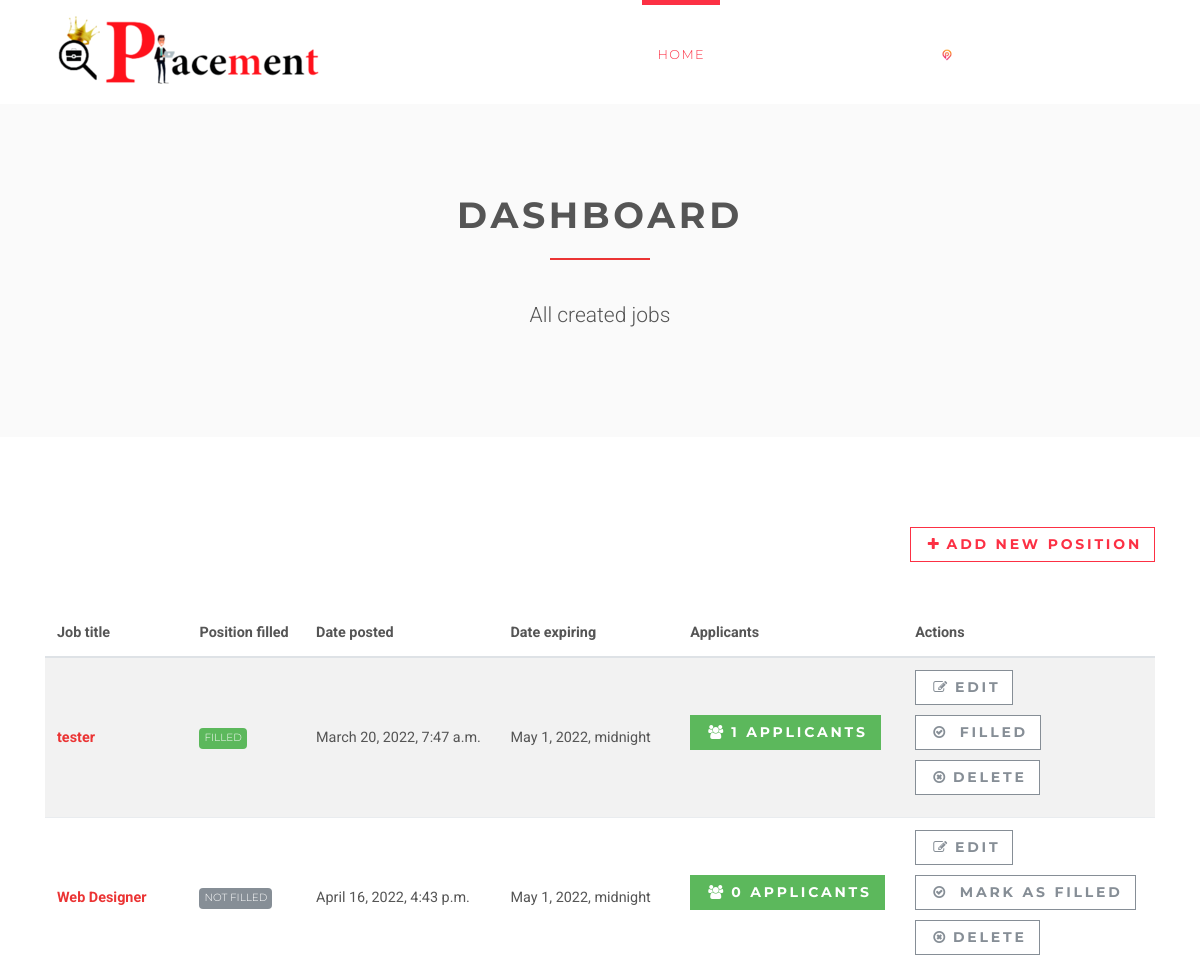
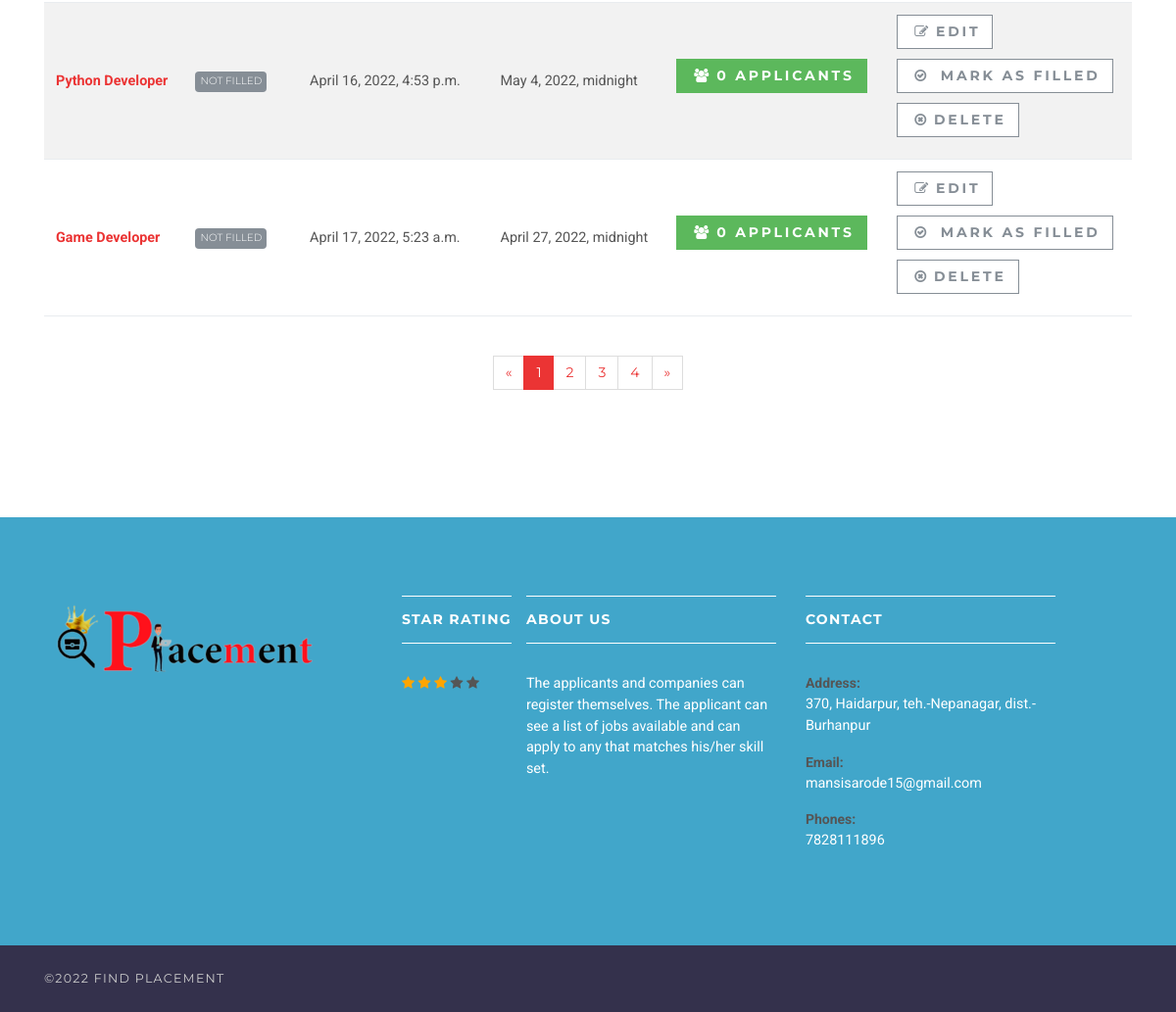
The page /employer/dashboard (signed in) on the database its author committed (2 pictures, top to bottom).
### jobsapp/models.py (models this page shows, shortened)
class Job(models.Model):
    user = models.ForeignKey(User, on_delete=models.CASCADE)
    title = models.CharField(max_length=300)
    description = models.TextField()
    location = models.CharField(max_length=150)
    type = models.CharField(choices=JOB_TYPE, max_length=10)
    category = models.CharField(max_length=100)
    last_date = models.DateTimeField()
    company_name = models.CharField(max_length=100)
    company_description = models.CharField(max_length=300)
    website = models.CharField(max_length=100, default="")
    insta_id = models.CharField(max_length=100, default="")
    fb_id = models.CharField(max_length=100, default="")
    tw_id = models.CharField(max_length=100, default="")
    created_at = models.DateTimeField(default=timezone.now)
    filled = models.BooleanField(default=False)

### jobsapp/views/employer.py (the view)
# urls.py: path('', DashboardView.as_view(), name='employer-dashboard'),
class DashboardView(ListView):
    model = Job
    template_name = 'jobs/employer/dashboard.html'
    context_object_name = 'jobs'
    @method_decorator(login_required(login_url=reverse_lazy('accounts:login')))
    @method_decorator(user_is_employer)
    def dispatch(self, request, *args, **kwargs):
        return super().dispatch(self.request, *args, **kwargs)
    def get_queryset(self):
        return self.model.objects.filter(user_id=self.request.user.id)

### templates/jobs/employer/dashboard.html (shortened to what this page needs)
{% extends 'base.html' %}
{% load static %}
{% block content %}
    <section class="bg-light-gray">
        <div class="container">
            <div class="row">
                <div class="col-lg-8 mx-auto">
                    <h1 class="heading">dashboard</h1>
                    <p class="lead text-center">All created jobs</p>
                </div>
            </div>
        </div>
    </section>
    <section>
        <div class="container">
            <div class="row">
                <div class="col-lg-12 text-right mb-5"><a href="{% url 'jobs:employer-jobs-create' %}"
                                                          class="btn btn-outline-white-primary">
                    <i class="fa fa-plus"></i>Add new position</a></div>
                <div class="col-lg-12">
                    <div class="table-responsive">
                        <table class="table table-striped table-hover table-client-dashboard">
                            <thead>
                            <tr>
                                <th>Job title</th>
                                <th>Position filled</th>
                                <th>Date posted</th>
                                <th>Date expiring</th>
                                <th>Applicants</th>
                                <th>Actions</th>
                            </tr>
                            </thead>
                            <tbody>
                            {% for job in jobs %}
                                <tr>
                                    <th><a href="{% url 'jobs:jobs-detail' job.id %}">{{ job.title }}</a>
                                    </th>
                                    <td>
                                        {% if job.filled %}
                                            <span class="badge badge-success">Filled</span>
                                        {% else %}
                                            <span class="badge badge-secondary">Not Filled</span>
                                        {% endif %}
                                    </td>
                                    <td>{{ job.created_at }}</td>
                                    <td>{{ job.last_date }}</td>
                                    <td>
                                        <a href="{% url 'jobs:employer-dashboard-applicants' job.id %}"
                                           class="btn btn-success">
                                            <i class="fa fa-users"></i>{{ job.applicants.count }}
                                            <span class="hidden-xs hidden-sm">Applicants</span>
                                        </a>
                                    </td>
                                    <td>
                                        <a href="#" class="btn btn-outline-white-secondary">
                                            <i class="fa fa-edit"></i>Edit
                                        </a>
                                        <br>
                                        {% if job.filled %}
                                            <a href="{% url 'jobs:job-mark-filled' job.id %}"
                                               class="btn btn-outline-white-secondary">
                                                <i class="fa fa-check-circle-o"></i>
                                                <span class="hidden-xs hidden-sm">Filled</span>
                                            </a><br>
                                        {% else %}
                                            <a href="{% url 'jobs:job-mark-filled' job.id %}"
                                               class="btn btn-outline-white-secondary">
                                                <i class="fa fa-check-circle-o"></i>
                                                <span class="hidden-xs hidden-sm">Mark as </span>filled
                                            </a><br>
                                        {% endif %}
                                        <a href="#" class="btn btn-outline-white-secondary">
                                            <i class="fa fa-times-circle-o"></i>Delete
                                        </a>
                                    </td>
                                </tr>
                            {% endfor %}
                            </tbody>
                        </table>
                    </div>
                    <div class="pages">
                        <nav aria-label="Page navigation example" class="d-flex justify-content-center mt-4 mb-4">
                            <ul class="pagination">
                                <li class="page-item"><a href="#" aria-label="Previous" class="page-link"><span
                                        aria-hidden="true">«</span><span class="sr-only">Previous</span></a></li>
                                <li class="page-item active"><a href="#" class="page-link">1</a></li>
                                <li class="page-item"><a href="#" class="page-link">2</a></li>
                                <li class="page-item"><a href="#" class="page-link">3</a></li>
                                <li class="page-item"><a href="#" class="page-link">4</a></li>
                                <li class="page-item"><a href="#" aria-label="Next" class="page-link"><span
                                        aria-hidden="true">»</span><span class="sr-only">Next</span></a></li>
                            </ul>
                        </nav>
                    </div>
                </div>
            </div>
        </div>
    </section>
{% endblock %}

### static/css/style.default.css (style rules this page uses)
html { height:100% }
body { height:100% }
section { position:relative;padding-top:90px;padding-bottom:90px }
.heading { text-align:center;margin-bottom:40px }
.heading:after { content:" ";display:block;width:100px;height:2px;margin:20px auto 20px;background:#eb3434 }
a,button { -webkit-transition:all .2s ease-out;transition:all .2s ease-out }
a i.fa,button i.fa { margin:0 5px }
.bg-light-gray { background:#fafafa }
.pages { text-align:center }
.badge { text-transform:uppercase;font-weight:300;font-family:"Montserrat",Helvetica,Arial,sans-serif;font-size:0.65rem;padding:5px }
.table { font-size:0.9rem }
.table td,.table th { border-top:none;border-bottom:1px solid #e9ecef }
.table-client-dashboard th,.table-client-dashboard td { vertical-align:middle !important }
.table-client-dashboard .btn { margin-bottom:10px }
.btn { font-weight:700;font-family:"Montserrat",Helvetica,Arial,sans-serif;border:1px solid transparent;text-transform:uppercase;letter-spacing:0.2em;padding:.375rem .75rem;font-size:.875rem;line-height:1.5;border-radius:0;-webkit-transition:background-color 0.15s ease-in-out,border-color 0.15s ease-in-out,-webkit-box-shadow 0.15s ease-in-out;transition:background-color 0.15s ease-in-out,border-color 0.15s ease-in-out,-webkit-box-shadow 0.15s ease-in-out;transition:background-color 0.15s ease-in-out,border-color 0.15s ease-in-out,box-shadow 0.15s ease-in-out;transition:background-color 0.15s ease-in-out,border-color 0.15s ease-in-out,box-shadow 0.15s ease-in-out,-webkit-box-shadow 0.15s ease-in-out }
.btn-success { color:color-yiq(#5cb85c);background-color:#5cb85c;border-color:#5cb85c }
.btn-outline-white-primary { color:#fc3044;background-color:#fff;background-image:none;border-color:#fc3044 }
.btn-outline-white-secondary { color:#868e96;background-color:#fff;background-image:none;border-color:#868e96 }
body { font-family:"Roboto",Helvetica,Arial,sans-serif;font-size:.875rem;font-weight:400;line-height:1.5;color:#555;background-color:#fff }
a { color:#eb3434;text-decoration:none }
h1,h2,h3,h4,h5,h6,.h1,.h2,.h3,.h4,.box-simple h3,.box-image .name h3,.box-image-text .top .name h3,.box-image-text .top .name h4,.h5,.h6 { margin-bottom:1rem;font-family:"Montserrat",Helvetica,Arial,sans-serif;font-weight:700;line-height:1.2;color:#555;text-transform:uppercase;letter-spacing:0.1em }
h1,.h1 { font-size:2.275rem }
.lead { font-size:1.3125rem;font-weight:300 }
.page-item:first-child .page-link { border-top-left-radius:0rem;border-bottom-left-radius:0rem }
.page-item:last-child .page-link { border-top-right-radius:0rem;border-bottom-right-radius:0rem }
.page-item.active .page-link { color:#fff;background-color:#eb3434;border-color:#eb3434 }
.page-link { padding:.5rem .75rem;line-height:1.25;color:#eb3434;background-color:#fff;border:1px solid #ddd;font-family:"Montserrat",Helvetica,Arial,sans-serif }
.badge-secondary { color:color-yiq(#868e96);background-color:#868e96 }
.badge-success { color:color-yiq(#5cb85c);background-color:#5cb85c }

### rows shown on the page
Job: title "tester", filled "FILLED", created_at "March 20, 2022, 7:47 a.m.", last_date "May 1, 2022, midnight", applicants.count "1"
Job: title "Web Designer", filled "NOT FILLED", created_at "April 16, 2022, 4:43 p.m.", last_date "May 1, 2022, midnight", applicants.count "0"
Job: title "Python Developer", filled "NOT FILLED", created_at "April 16, 2022, 4:53 p.m.", last_date "May 4, 2022, midnight", applicants.count "0"
Job: title "Game Developer", filled "NOT FILLED", created_at "April 17, 2022, 5:23 a.m.", last_date "April 27, 2022, midnight", applicants.count "0"
